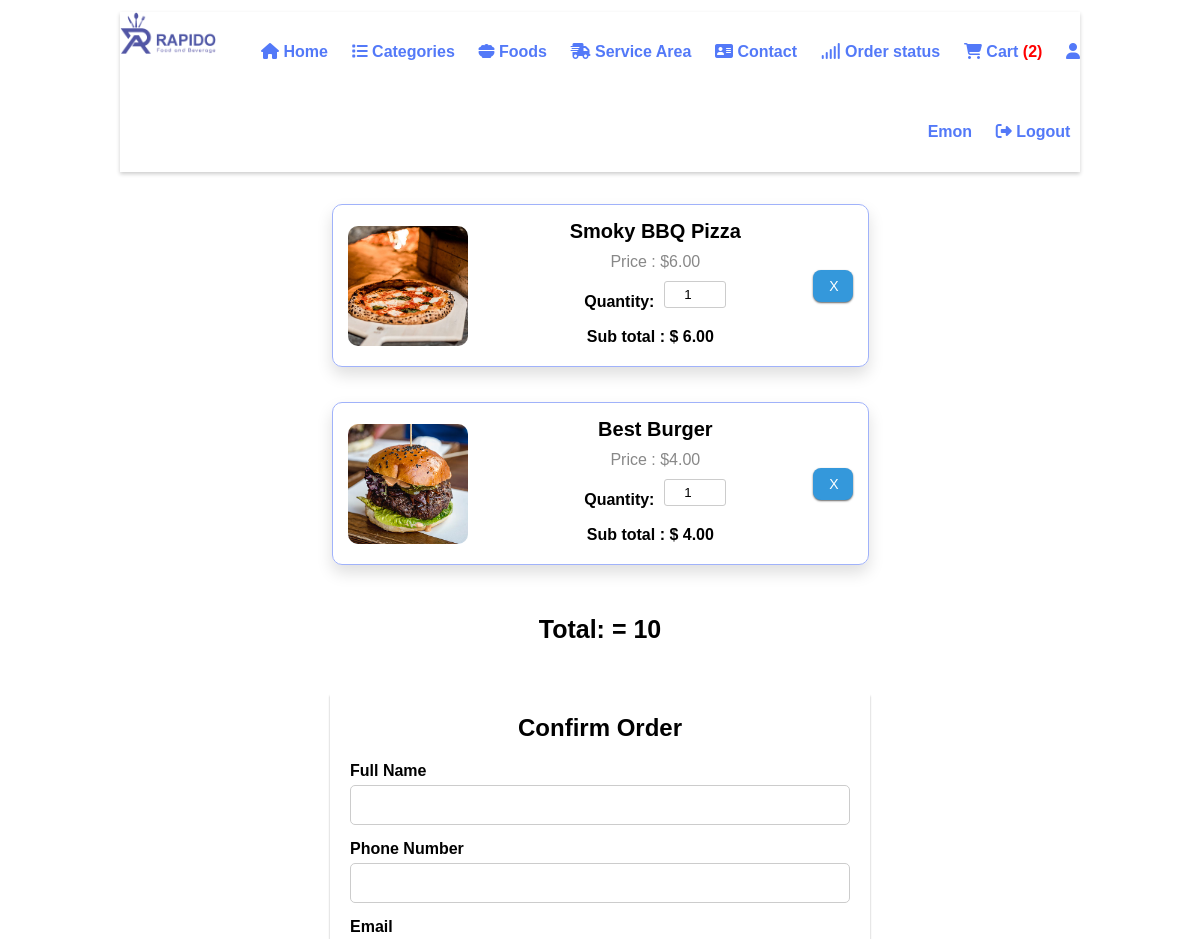
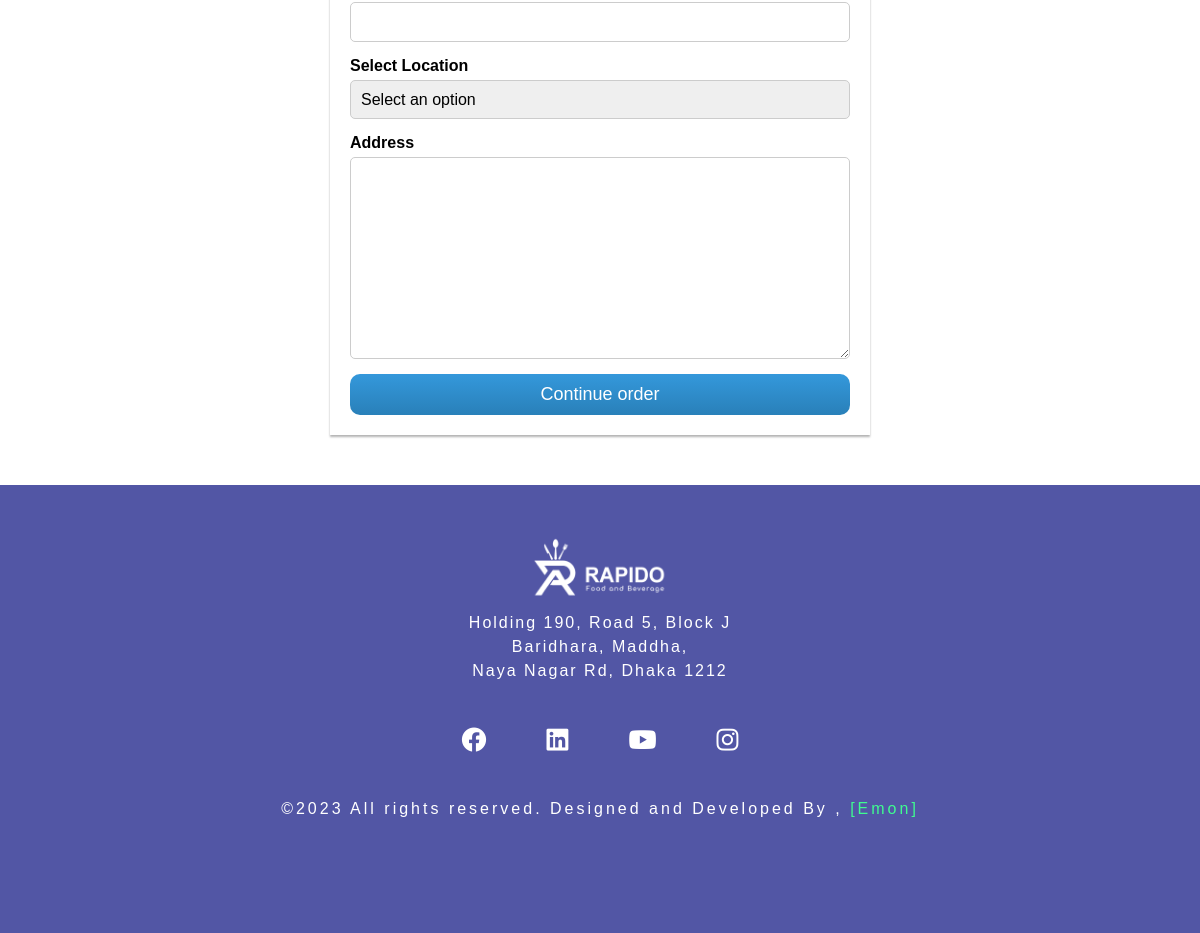
/cart2.php (signed in), run on the app's committed database (2 pictures, top to bottom).
### tables this page shows
CREATE TABLE `customer_info` (
  `id` int(11) NOT NULL AUTO_INCREMENT,
  `first_name` varchar(100) DEFAULT NULL,
  `last_name` varchar(100) DEFAULT NULL,
  `cus_email` varchar(255) DEFAULT NULL,
  `cus_password` varchar(255) DEFAULT NULL,
  PRIMARY KEY (`id`)
);

CREATE TABLE `tbl_food` (
  `id` int(10) unsigned NOT NULL AUTO_INCREMENT,
  `title` varchar(100) NOT NULL,
  `description` text NOT NULL,
  `price` decimal(10,2) NOT NULL,
  `image_name` varchar(255) NOT NULL,
  `category_id` int(10) unsigned NOT NULL,
  `featured` varchar(10) NOT NULL,
  `active` varchar(10) NOT NULL,
  PRIMARY KEY (`id`)
);

### cart2.php (the view, shortened to what this page needs)
<?php include('partials-front/menu.php');
 $order_user = $_SESSION['user-email'];
  $sql = "SELECT * FROM `tbl_cart` WHERE `from_order` = '$order_user'";
  $res=mysqli_query($conn, $sql);
  $count = mysqli_num_rows($res);
   if($count>0)
   {
        ?>
    <form method="POST"  >
            <?php
            while($row=mysqli_fetch_assoc($res)){
                    $food_id = $row['food_id'] ;
                    $cart_id = $row['id'];
                    $query = "SELECT * FROM `tbl_food` WHERE `id`='$food_id'";
                    $result3 = mysqli_query($conn,$query );
                        while($row2 = mysqli_fetch_assoc($result3)){
                                $title = $row2['title'];
                                $image_name = $row2['image_name'];
                                $price = $row2['price'];
                                ?>
                                    <div class="cart">
                                        <?php
                                            if($image_name=="")
                                            {
                                                echo "<div class='error'>Image not Available.</div>";
                                            }
                                            else
                                            {
                                                ?>
                                                <img src="<?php echo SITEURL; ?>images/food/<?php echo $image_name; ?>" alt="Product">
                                                <?php
                                            }
                                        ?>
                                        <div class="cart-info">
                                            <div class="cart-title"><?php echo $title; ?></div>
                                            <div class="cart-price"> Price : $<?php echo $price; ?></div>
                                            <div class="cart-quantity">
                                                <label class="cart-quantity-label">Quantity:</label>
                                                <input type="number" class="cart-quantity-input"  name="qty[]" min="1" value="1">
                                            </div>
                                            <label class="sub-total cart-quantity-label">Sub total : $ <span class="sub-total-price">
                                                                                                        <?php echo $price; ?>
                                                                                                    </span>
                                        </label>
                                        </div>
                                        <a href="<?php echo SITEURL; ?>cart2.php?cart_id=<?php echo $cart_id; ?>" class="btn btn-primary">X</a>
                                    </div>
                            <?php
                        }
            }
            ?>
                <label >
                <div  style="text-align: center; font-size:25px; margin-top:50px;">Total: =
                    <span  class="total-amount">
                    </span>
                </div>
                </label>
            <div class="container_order_form">
                    <h1 class="confirm_order_h1">Confirm Order</h1>
                        <label for="fullname">Full Name</label>
                        <input type="text" class="input_form"  name="full-name" required>
                        <label for="phone">Phone Number</label>
                        <input type="number" class="input_form" name="phone_number" required>
                        <label for="email">Email</label>
                        <input type="email" class="input_form" name="cus_email" required>
                        <label for="location">Select Location</label>
                        <?php
                        echo "<select  id='select_location' name='options' class='input_form' required  >";
                        echo   "<option >Select an option</option>";
                        echo "</select>";
                        ?>
                        <label for="textarea">Address</label>
                        <textarea class="input_form" name="cus_address" id="text_area_box" cols="30" rows="10"></textarea>
                        <button class=" confirm_btn" type="submit" name="continue_order">Continue order</button>
                </div>
    </form>
        <?php
    }
?>
<?php include('partials-front/footer.php');

### partials-front/menu.php (shortened to what this page needs)
<?php include('config/constants.php');
  @$order_user =  $_SESSION['user-email'];
?>
<!DOCTYPE html>
<html lang="en">
<head>
    <link rel="stylesheet" href="css/style.css">
    <link rel="stylesheet" href="https://cdn.datatables.net/1.13.4/css/jquery.dataTables.min.css">
    <link rel="stylesheet" href=" https://cdn.datatables.net/rowreorder/1.3.3/css/rowReorder.dataTables.min.css">
    <link rel="stylesheet" href=" https://cdn.datatables.net/responsive/2.4.1/css/responsive.dataTables.min.css">
	<link rel="stylesheet" href="https://cdnjs.cloudflare.com/ajax/libs/font-awesome/6.4.0/css/all.min.css" />
</head>
<body>
    <section class="header_1">
        <div class="container">
            <div class="logo">
                <a href="#" title="Logo">
                    <img src="images/Rapido-Logo.png" alt="Restaurant Logo" class="img-responsive">
                </a>
            </div>
            <div class="menu text-right">
                <ul>
                    <li>
                        <a href="<?php echo SITEURL; ?>"> <i class="fa-solid fa-house"></i> Home</a>
                    </li>
                    <li>
                        <a href="<?php echo SITEURL; ?>categories.php"> <i class="fa-solid fa-list"></i> Categories</a>
                    </li>
                    <li>
                        <a href="<?php echo SITEURL; ?>foods.php"> <i class="fa-solid fa-bowl-food"></i> Foods</a>
                    </li>
                    <li>
                        <a href="<?php echo SITEURL; ?>service_area.php"> <i class="fa-solid fa-truck-fast"></i> Service Area</a>
                    </li>
                    <?php
                    if ($order_user) {
                    ?>
                        <li>
                            <a href="contact.php"> <i class="fa-solid fa-address-card"></i> Contact</a>
                        </li>
                    <?php
                    }
                    ?>
                    <?php
                    if ($order_user) {
                    ?>
                        <li>
                            <a href="order_status.php"> <i class="fa-solid fa-signal"></i> Order status</a>
                        </li>
                        <li>
                            <a href="cart2.php"> <i class="fa-solid fa-cart-shopping"></i> Cart</a>
							<?php
								$sql = "SELECT COUNT(*) AS total FROM `tbl_cart` WHERE `from_order` = '$order_user'";
								$result = mysqli_query($conn, $sql);
								if ($result) {
									$row = mysqli_fetch_assoc($result);
									$total = $row['total'];
									echo "<span style='color:red'>($total)</span>";
								} else {
									echo "0";
								}
							?>
                        </li>
                    <?php
                    }
                    ?>
                    <?php
                    if ($order_user) {
						$sql_for_name = "SELECT `last_name` FROM `customer_info` WHERE `cus_email`='$order_user'";
						$execute = mysqli_query($conn,$sql_for_name);
						$row = mysqli_fetch_assoc($execute);
						$last_name = $row['last_name'];
                    ?>
                        <li>
                            <a href=""> <i class="fa-solid fa-user"></i> <?php print $last_name ?>  </a>
                        </li>
						<li>
							<a href="logout.php"> <i class="fa-solid fa-right-from-bracket"></i> Logout</a>
						</li>
                    <?php
                    }
                    ?>
                </ul>
            </div>
        </div>
    </section>

### css/style.css (style rules this page uses)
body { margin: 0; padding: 0; }
* { margin: 0 0; padding: 0 0; font-family: Arial, Helvetica, sans-serif; }
.container { width: 80%; margin: 0 auto; padding: 1%; }
.img-responsive { width: 100%; }
.text-right { text-align: right; }
a { color: #5379f8; text-decoration: none; }
.btn { padding: 1%; border: none; font-size: 1rem; border-radius: 5px; }
.btn-primary { background: #3498db; background-image: -webkit-linear-gradient(top, #3498db, #2980b9); background-image: -moz-linear-gradient(top, #3498db, #2980b9); background-image: -ms-linear-gradient(top, #3498db, #2980b9); background-image: -o-linear-gradient(top, #3498db, #2980b9); background-image: linear-gradient(to bottom, #3498db, #2980b9); -webkit-border-radius: 8; -moz-border-radius: 8; border-radius: 8px; -webkit-box-shadow: 0px 1px 2px #666666; -moz-box-shadow: 0px 1px 2px #666666; box-shadow: 0px 1px 2px #666666; font-family: Arial; color: #ffffff; font-size: 14px; background: #3498db; padding: 8px 14px 8px 16px; text-decoration: none; cursor: pointer; }
.confirm_btn { background: #3498db; background-image: -webkit-linear-gradient(top, #3498db, #2980b9); background-image: -moz-linear-gradient(top, #3498db, #2980b9); background-image: -ms-linear-gradient(top, #3498db, #2980b9); background-image: -o-linear-gradient(top, #3498db, #2980b9); background-image: linear-gradient(to bottom, #3498db, #2980b9); -webkit-border-radius: 10; -moz-border-radius: 10; border-radius: 10px; font-family: Arial; color: #ffffff; font-size: 18px; padding: 10px 20px 10px 20px; text-decoration: none; border: none; }
.logo { width: 10%; float: left; }
.menu { width: 100%; line-height: 5rem; box-shadow: 0 2px 4px rgba(0, 0, 0, 0.2); }
.menu ul { list-style-type: none; }
.menu ul li { display: inline; padding: 1%; font-weight: bold; }

### partials-front/menu.php (style rules this page uses)
select { padding: 10px; font-size: 16px; border-radius: 5px; border: 1px solid #ccc; }
option { padding: 10px; font-size: 16px; background-color: #fff; color: #333; }
body { font-family: Arial, sans-serif; margin: 0; padding: 0; }
.cart { display: flex; align-items: center; max-width: 505px; margin: 0 auto; padding: 15px; margin-bottom: 35px; margin-top: 20px; border: 1px solid #A0B2FA; border-radius: 10px ; box-shadow: 0 .5rem 1rem rgba(0,0,0,.13); transition: box-shadow 0.3s ease-in-out; }
.cart img { height: 120px; width: 120px; margin-right: 30px; object-fit: cover; border-radius: 10px; }
.cart-info { flex: 1; display: flex; flex-direction: column; align-items: center; justify-content: space-between; }
.cart-title { font-size: 20px; font-weight: bold; margin-bottom: 10px; }
.cart-price { font-size: 16px; color: #888; margin-bottom: 10px; }
.cart-quantity { display: flex; align-items: center; }
.cart-quantity-label { font-size: 16px; margin-right: 10px; }
.cart-quantity-input { padding: 5px; width: 50px; text-align: center; border: 1px solid #ccc; border-radius: 3px; outline: none; margin-bottom: 20px }
h1 { font-size: 24px; font-weight: bold; margin-bottom: 20px; text-align: center; }
.container_order_form { display: flex; flex-direction: column; max-width: 500px; margin-top: 50px; margin-left: auto; margin-right: auto; margin-bottom: 50px; padding: 20px; box-shadow: 0 2px 2px rgba(0,0,0,0.3); transition: box-shadow 0.3s ease-in-out; }
.confirm_order_h1 { font-size: 24px; font-weight: bold; margin-bottom: 20px; text-align: center; }
label { font-size: 16px; margin-bottom: 5px; font-weight: bold; }
.input_form { padding: 10px; border: 1px solid #ccc; border-radius: 5px; margin-bottom: 15px; font-size: 16px; outline: none; }
#select_location { -webkit-appearance: none; -moz-appearance: none; appearance: none; background-image: url("arrow.svg"); background-repeat: no-repeat; background-position: right 10px center; background-size: 12px 12px; padding-right: 25px; }
#text_area_box { resize: vertical; min-height: 100px; }

### data on the page
customer_info: last_name "Emon"
tbl_food: image_name (picture), title "Smoky BBQ Pizza", price "6.00"
tbl_food: image_name (picture), title "Best Burger", price "4.00"

### other printed values
$total "2"
